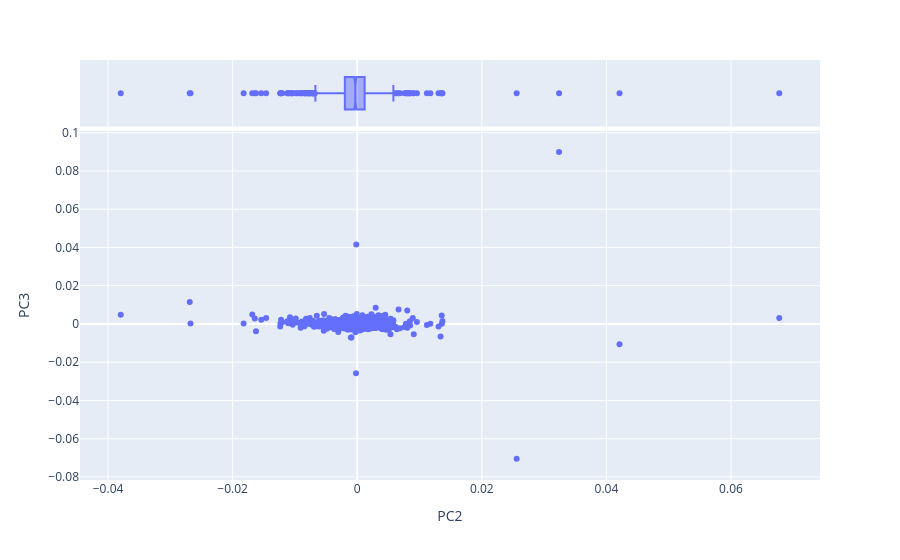

The code cell stored with this chart in its notebook:
### Markdown cell above
#### Scatterplot of the loadings for the second two components

### Code cell
px.scatter(
    data_frame = LOADINGS.reset_index(),
    x = 'PC2', # third PC
    y = 'PC3', # fourth PC
    hover_name = 'term_str',
    marginal_x = 'box'
)

### Figure 1 — Plotly figure (JSON) as saved in the notebook; plotly's stock layout.template omitted (floating-point values rounded to 4 significant figures; data arrays with more than 128 entries replaced by an {"elided": "..."} marker saying what was removed)
{"data": [{"hovertemplate": "<b>%{hovertext}</b><br><br>PC2=%{x}<br>PC3=%{y}<extra></extra>", "hovertext": {"elided": "910 str values"}, "legendgroup": "", "marker": {"color": "#636efa", "symbol": "circle"}, "mode": "markers", "name": "", "orientation": "v", "showlegend": false, "type": "scatter", "x": {"elided": "910 float values"}, "xaxis": "x", "y": {"elided": "910 float values"}, "yaxis": "y"}, {"alignmentgroup": "True", "hovertemplate": "<b>%{hovertext}</b><br><br>PC2=%{x}<extra></extra>", "hovertext": {"elided": "910 str values"}, "legendgroup": "", "marker": {"color": "#636efa", "symbol": "circle"}, "name": "", "notched": true, "offsetgroup": "", "showlegend": false, "type": "box", "x": {"elided": "910 float values"}, "xaxis": "x2", "yaxis": "y2"}], "layout": {"legend": {"tracegroupgap": 0}, "margin": {"t": 60}, "xaxis": {"anchor": "y", "domain": [0, 1], "title": {"text": "PC2"}}, "xaxis2": {"anchor": "y2", "domain": [0, 1], "matches": "x", "showgrid": true, "showticklabels": false}, "yaxis": {"anchor": "x", "domain": [0, 0.8316], "title": {"text": "PC3"}}, "yaxis2": {"anchor": "x2", "domain": [0.8416, 1], "matches": "y2", "showgrid": false, "showline": false, "showticklabels": false, "ticks": ""}}}
